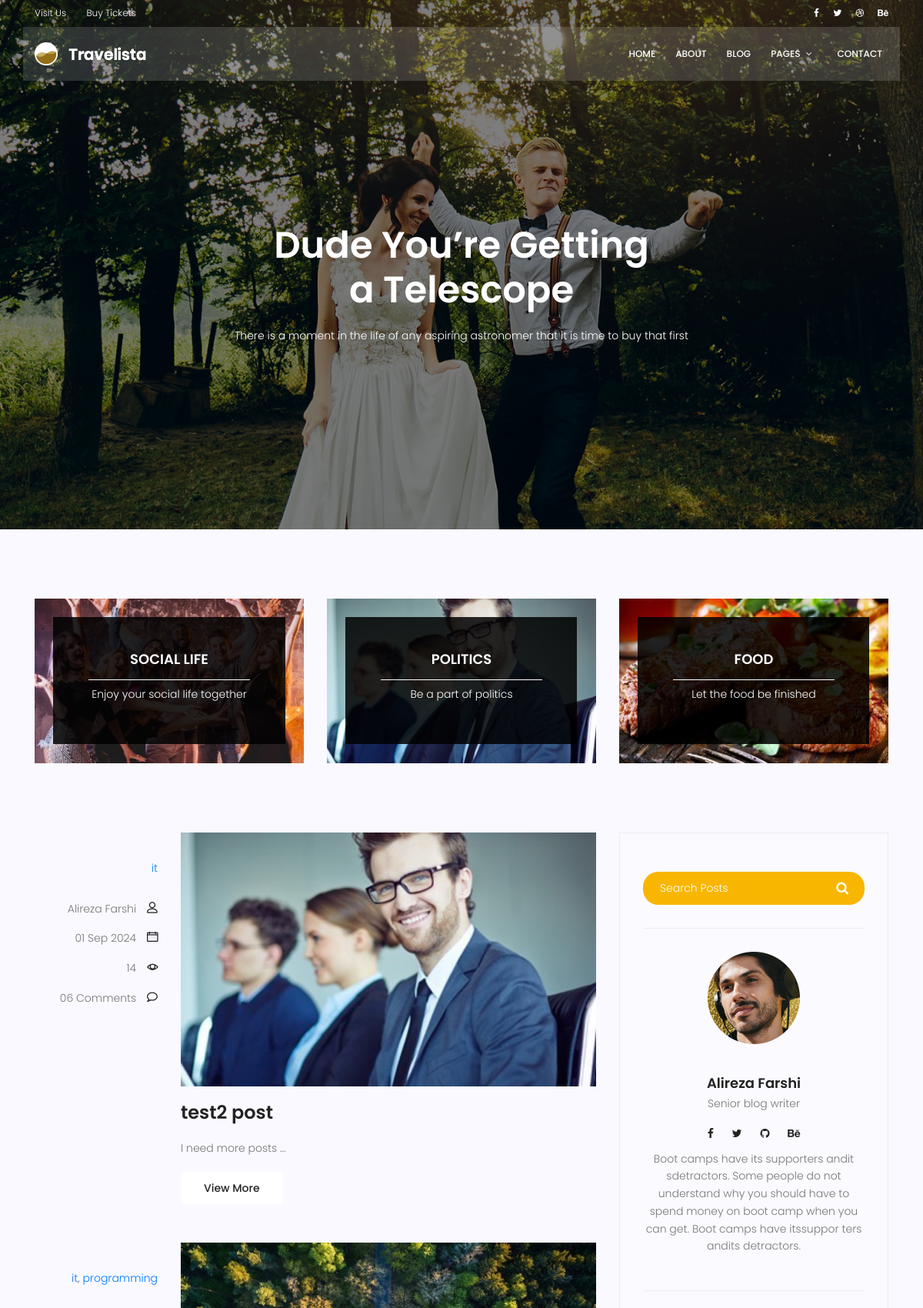
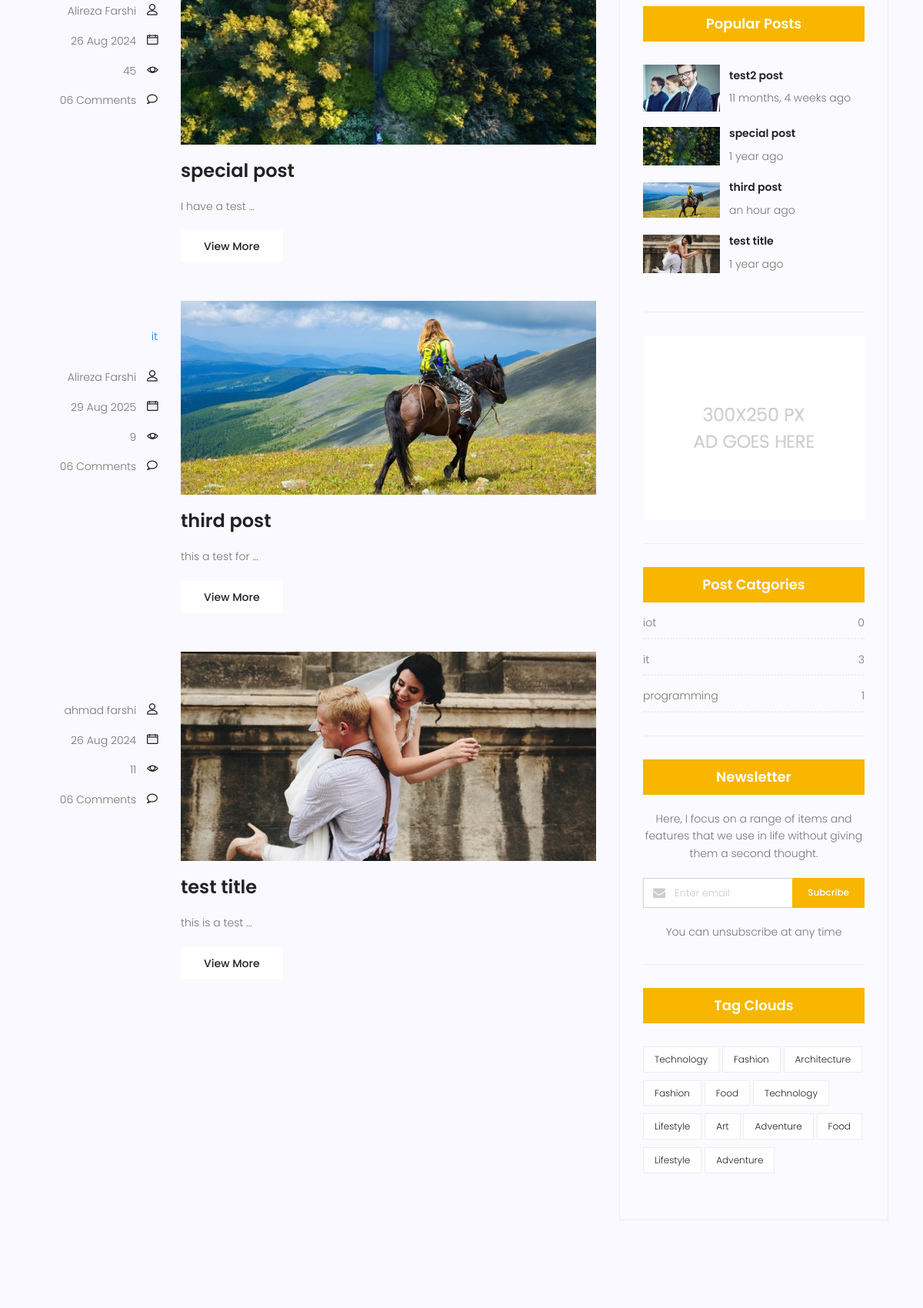
The app's page /blog/search/ (upper part) with its own data (2 pictures, top to bottom).
### blog/models.py (models this page shows, shortened)
class Category(models.Model):
    name = models.CharField(max_length=255)
    def __str__(self):
        return self.name

class Post(models.Model):
    title = models.CharField(max_length=250)
    content = models.TextField()
    category = models.ManyToManyField(Category)
    author = models.ForeignKey(User, on_delete=models.SET_NULL, null=True)
    image = models.ImageField(upload_to='blog/', default='blog/default.jpg' )
    counted_views = models.IntegerField(default=0)
    status = models.BooleanField(default=False)
    created_date = models.DateTimeField(auto_now_add=True)
    updated_date = models.DateTimeField(auto_now=True)
    published_date = models.DateTimeField(null=True)
    class Meta:
        ordering = ['-created_date']

### blog/views.py (the view)
# urls.py: path('search/', blog_search, name='search'),
def blog_search(request):
    current_time = timezone.now()
    posts = Post.objects.filter(status=True)
    if request.method == 'GET':
        print(request.GET.get('s'))
    posts = posts.exclude(published_date__gt=current_time)
    if s := request.GET.get('s'):
        posts = posts.filter(content__contains=s)
    context = {'posts': posts}
    return render(request, 'blog/blog-home.html', context)

### blog/templatetags/blog-tags.py (called while the page is built)
@register.inclusion_tag('blog/blog-categories.html')
def post_categories():
    posts = Post.objects.filter(status=1)
    categories = Category.objects.all()
    cat_dict = {}
    for name in categories:
        cat_dict[name] = posts.filter(category=name).count()
    return {'categories': cat_dict}

### templates/blog/blog-home.html (shortened to what this page needs)
{% extends  'base.html'     %}
{% load static %}
{% load blog-tags %}
{% block content %}
			<section class="banner-area relative blog-home-banner" id="home">
				<div class="overlay overlay-bg"></div>
				<div class="container">
					<div class="row d-flex align-items-center justify-content-center">
						<div class="about-content blog-header-content col-lg-12">
							<h1 class="text-white">
								Dude You’re Getting
								a Telescope
							</h1>
							<p class="text-white">
								There is a moment in the life of any aspiring astronomer that it is time to buy that first
							</p>
						</div>
					</div>
				</div>
			</section>
			<section class="top-category-widget-area pt-90 pb-90 ">
				<div class="container">
					<div class="row">
						<div class="col-lg-4">
							<div class="single-cat-widget">
								<div class="content relative">
									<div class="overlay overlay-bg"></div>
								    <a href="#" target="_blank">
								      <div class="thumb">
								  		 <img class="content-image img-fluid d-block mx-auto" src="{% static 'img/blog/cat-widget1.jpg' %}" alt="">
								  	  </div>
								      <div class="content-details">
								        <h4 class="content-title mx-auto text-uppercase">Social life</h4>
								        <span></span>
								        <p>Enjoy your social life together</p>
								      </div>
								    </a>
								</div>
							</div>
						</div>
						<div class="col-lg-4">
							<div class="single-cat-widget">
								<div class="content relative">
									<div class="overlay overlay-bg"></div>
								    <a href="#" target="_blank">
								      <div class="thumb">
								  		 <img class="content-image img-fluid d-block mx-auto" src="{% static 'img/blog/cat-widget2.jpg' %}" alt="">
								  	  </div>
								      <div class="content-details">
								        <h4 class="content-title mx-auto text-uppercase">Politics</h4>
								        <span></span>
								        <p>Be a part of politics</p>
								      </div>
								    </a>
								</div>
							</div>
						</div>
						<div class="col-lg-4">
							<div class="single-cat-widget">
								<div class="content relative">
									<div class="overlay overlay-bg"></div>
								    <a href="#" target="_blank">
								      <div class="thumb">
								  		 <img class="content-image img-fluid d-block mx-auto" src="{% static 'img/blog/cat-widget3.jpg' %}" alt="">
								  	  </div>
								      <div class="content-details">
								        <h4 class="content-title mx-auto text-uppercase">Food</h4>
								        <span></span>
								        <p>Let the food be finished</p>
								      </div>
								    </a>
								</div>
							</div>
						</div>
					</div>
				</div>
			</section>
			<section class="post-content-area">
				<div class="container">
					<div class="row">
						<div class="col-lg-8 posts-list">
							{% for post in posts %}
							<div class="single-post row">
								<div class="col-lg-3  col-md-3 meta-details">
									<ul class="tags">
										{% for cat in post.category.all %}
										<a href="{% url 'category' cat_name=cat.name %}">{{cat}}</a>{% if not forloop.last %},{% endif %}
										{% endfor %}
									</ul>
									<div class="user-details row">
										<p class="user-name col-lg-12 col-md-12 col-6"><a href="{% url 'author' author_username=post.author.username %}">{{post.author.get_full_name}}</a> <span class="lnr lnr-user"></span></p>
										<p class="date col-lg-12 col-md-12 col-6"><a href="#">{{post.published_date |date:"d M Y"}}</a> <span class="lnr lnr-calendar-full"></span></p>
										<p class="view col-lg-12 col-md-12 col-6"><a href="#">{{post.counted_views}}</a> <span class="lnr lnr-eye"></span></p>
										<p class="comments col-lg-12 col-md-12 col-6"><a href="#">06 Comments</a> <span class="lnr lnr-bubble"></span></p>
									</div>
								</div>
								<div class="col-lg-9 col-md-9 ">
									<div class="feature-img">
										<img class="img-fluid" src="{{ post.image.url}}" alt="">
									</div>
									<a class="posts-title" href="{% url 'single' pid=post.id %}"><h3>{{post.title}}</h3></a>
									<p class="excert">
										{{post.content |truncatewords:4}}
									</p>
									<a href="{% url 'single' pid=post.id %}" class="primary-btn">View More</a>
								</div>
							</div>
							{% endfor %}
		                    <nav class="blog-pagination justify-content-center d-flex">
		                    </nav>
						</div>
						<div class="col-lg-4 sidebar-widgets">
							<div class="widget-wrap">
								{% include 'blog/blog-search.html' %}
								{% include 'blog/blog-writer.html' %}
                                {% include 'blog/blog-popular-posts.html' %}
								{% include 'blog/blog-ads.html' %}
								{% post_categories %}
								<div class="single-sidebar-widget newsletter-widget">
									<h4 class="newsletter-title">Newsletter</h4>
									<p>
										Here, I focus on a range of items and features that we use in life without
										giving them a second thought.
									</p>
									<div class="form-group d-flex flex-row">
									   <div class="col-autos">
									      <div class="input-group">
									        <div class="input-group-prepend">
									          <div class="input-group-text"><i class="fa fa-envelope" aria-hidden="true"></i>
											</div>
									        </div>
									        <input type="text" class="form-control" id="inlineFormInputGroup" placeholder="Enter email" onfocus="this.placeholder = ''" onblur="this.placeholder = 'Enter email'" >
									      </div>
									    </div>
									    <a href="#" class="bbtns">Subcribe</a>
									</div>
									<p class="text-bottom">
										You can unsubscribe at any time
									</p>
								</div>
								<div class="single-sidebar-widget tag-cloud-widget">
									<h4 class="tagcloud-title">Tag Clouds</h4>
									<ul>
										<li><a href="#">Technology</a></li>
										<li><a href="#">Fashion</a></li>
										<li><a href="#">Architecture</a></li>
										<li><a href="#">Fashion</a></li>
										<li><a href="#">Food</a></li>
										<li><a href="#">Technology</a></li>
										<li><a href="#">Lifestyle</a></li>
										<li><a href="#">Art</a></li>
										<li><a href="#">Adventure</a></li>
										<li><a href="#">Food</a></li>
										<li><a href="#">Lifestyle</a></li>
										<li><a href="#">Adventure</a></li>
									</ul>
								</div>
							</div>
						</div>
					</div>
				</div>
			</section>
{% endblock %}

### templates/blog/blog-popular-posts.html
{% load static %}
 {% load humanize %}
<div class="single-sidebar-widget popular-post-widget">
    <h4 class="popular-title">Popular Posts</h4>
    <div class="popular-post-list">
        {% for post in posts %}
        <div class="single-post-list d-flex flex-row align-items-center">
            <div class="thumb">
                <img class="img-fluid" src="{{post.image.url}}" alt="">
            </div>
            <div class="details">
                <a href="{% url 'single' pid=post.id %}"><h6>{{post.title}}</h6></a>
                <p>{{post.published_date| naturaltime}}</p>
            </div>
        </div>
        {% endfor %}
    </div>
</div>

### templates/blog/blog-categories.html
<div class="single-sidebar-widget post-category-widget">
	<h4 class="category-title">Post Catgories</h4>
	<ul class="cat-list">
		{% for name,count in categories.items %}
		<li>
			<a href="{% url 'category' cat_name=name %}" class="d-flex justify-content-between">
				<p>{{name}}</p>
				<p>{{count}}</p>
			</a>
		</li>
		{% endfor %}
	</ul>
</div>

### records on screen
Post: author.get_full_name "Alireza Farshi", published_date "01 Sep 2024", counted_views "14", image (picture), title "test2 post", content "I need more posts …", published_date "11 months, 4 weeks ago"
Category: name "it", count "3"
Post: author.get_full_name "Alireza Farshi", published_date "26 Aug 2024", counted_views "45", image (picture), title "special post", content "I have a test …", published_date "1 year ago"
Category: name "programming", count "1"
Post: author.get_full_name "Alireza Farshi", published_date "29 Aug 2025", counted_views "9", image (placeholder picture), title "third post", content "this a test for …", published_date "an hour ago"
Post: author.get_full_name "ahmad farshi", published_date "26 Aug 2024", counted_views "11", image (picture), title "test title", content "this is a test …", published_date "1 year ago"
Category: name "iot", count "0"
